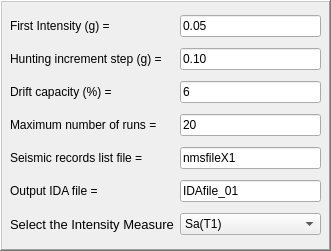
      <widget class="QFrame" name="frame_2">
       <property name="geometry">
        <rect>
         <x>10</x>
         <y>280</y>
         <width>331</width>
         <height>251</height>
        </rect>
       </property>
       <property name="frameShape">
        <enum>QFrame::WinPanel</enum>
       </property>
       <property name="frameShadow">
        <enum>QFrame::Raised</enum>
       </property>
       <widget class="QWidget" name="gridLayoutWidget_3">
        <property name="geometry">
         <rect>
          <x>10</x>
          <y>10</y>
          <width>311</width>
          <height>231</height>
         </rect>
        </property>
        <layout class="QGridLayout" name="gridLayout_5">
         <item row="3" column="1">
          <widget class="QLineEdit" name="maxRuns">
           <property name="text">
            <string>20</string>
           </property>
          </widget>
         </item>
         <item row="4" column="0">
          <widget class="QLabel" name="label_60">
           <property name="font">
            <font>
             <weight>50</weight>
             <italic>false</italic>
             <bold>false</bold>
            </font>
           </property>
           <property name="text">
            <string>Seismic records list file =</string>
           </property>
          </widget>
         </item>
         <item row="4" column="1">
          <widget class="QLineEdit" name="nmsfile">
           <property name="text">
            <string>nmsfileX1</string>
           </property>
          </widget>
         </item>
         <item row="0" column="0">
          <widget class="QLabel" name="label_18">
           <property name="font">
            <font>
             <weight>50</weight>
             <italic>false</italic>
             <bold>false</bold>
            </font>
           </property>
           <property name="text">
            <string>First Intensity (g) =</string>
           </property>
          </widget>
         </item>
         <item row="2" column="1">
          <widget class="QLineEdit" name="dCap">
           <property name="text">
            <string>6</string>
           </property>
          </widget>
         </item>
         <item row="0" column="1">
          <widget class="QLineEdit" name="firstInt">
           <property name="text">
            <string>0.05</string>
           </property>
          </widget>
         </item>
         <item row="1" column="1">
          <widget class="QLineEdit" name="incrStep">
           <property name="text">
            <string>0.10</string>
           </property>
          </widget>
         </item>
         <item row="3" column="0">
          <widget class="QLabel" name="label_26">
           <property name="font">
            <font>
             <weight>50</weight>
             <italic>false</italic>
             <bold>false</bold>
            </font>
           </property>
           <property name="text">
            <string>Maximum number of runs =</string>
           </property>
          </widget>
         </item>
         <item row="2" column="0">
          <widget class="QLabel" name="label_23">
           <property name="font">
            <font>
             <weight>50</weight>
             <italic>false</italic>
             <bold>false</bold>
            </font>
           </property>
           <property name="text">
            <string>Drift capacity (%) =</string>
           </property>
          </widget>
         </item>
         <item row="1" column="0">
          <widget class="QLabel" name="label_19">
           <property name="font">
            <font>
             <weight>50</weight>
             <italic>false</italic>
             <bold>false</bold>
            </font>
           </property>
           <property name="text">
            <string>Hunting increment step (g) =</string>
           </property>
          </widget>
         </item>
         <item row="5" column="1">
          <widget class="QLineEdit" name="OutputIDAFile">
           <property name="text">
            <string>IDAfile_01</string>
           </property>
          </widget>
         </item>
         <item row="5" column="0">
          <widget class="QLabel" name="label_62">
           <property name="font">
            <font>
             <weight>50</weight>
             <italic>false</italic>
             <bold>false</bold>
            </font>
           </property>
           <property name="text">
            <string>Output IDA file =</string>
           </property>
          </widget>
         </item>
         <item row="6" column="0">
          <widget class="QLabel" name="label_61">
           <property name="font">
            <font>
             <pointsize>10</pointsize>
             <weight>50</weight>
             <italic>false</italic>
             <bold>false</bold>
             <underline>false</underline>
            </font>
           </property>
           <property name="text">
            <string>Select the Intensity Measure</string>
           </property>
          </widget>
         </item>
         <item row="6" column="1">
          <widget class="QComboBox" name="comboBoxIM">
           <property name="font">
            <font>
             <weight>50</weight>
             <italic>false</italic>
             <bold>false</bold>
            </font>
           </property>
           <property name="currentText">
            <string>Sa(T1)</string>
           </property>
           <item>
            <property name="text">
             <string>Sa(T1)</string>
            </property>
           </item>
           <item>
            <property name="text">
             <string>PGA</string>
            </property>
           </item>
          </widget>
         </item>
        </layout>
       </widget>
      </widget>
